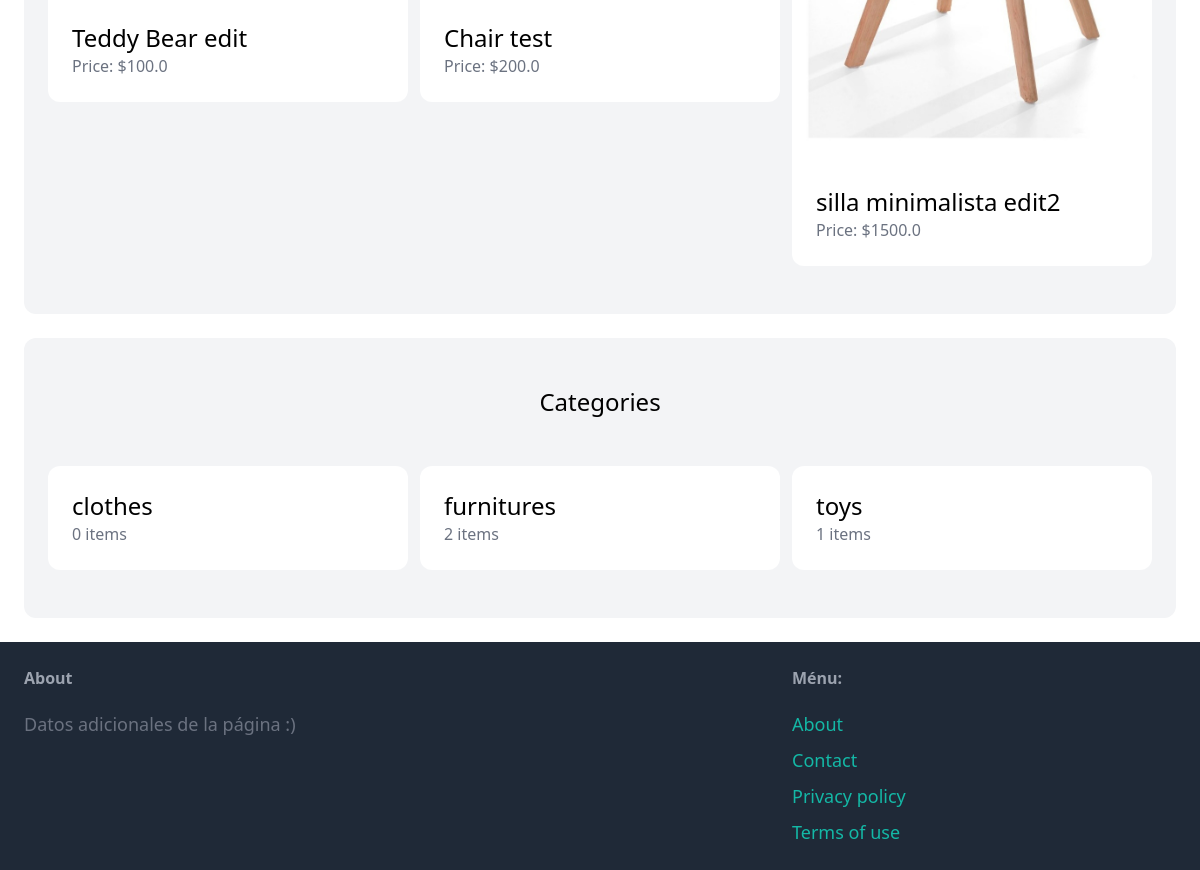
The app's page / (lower part), older data.
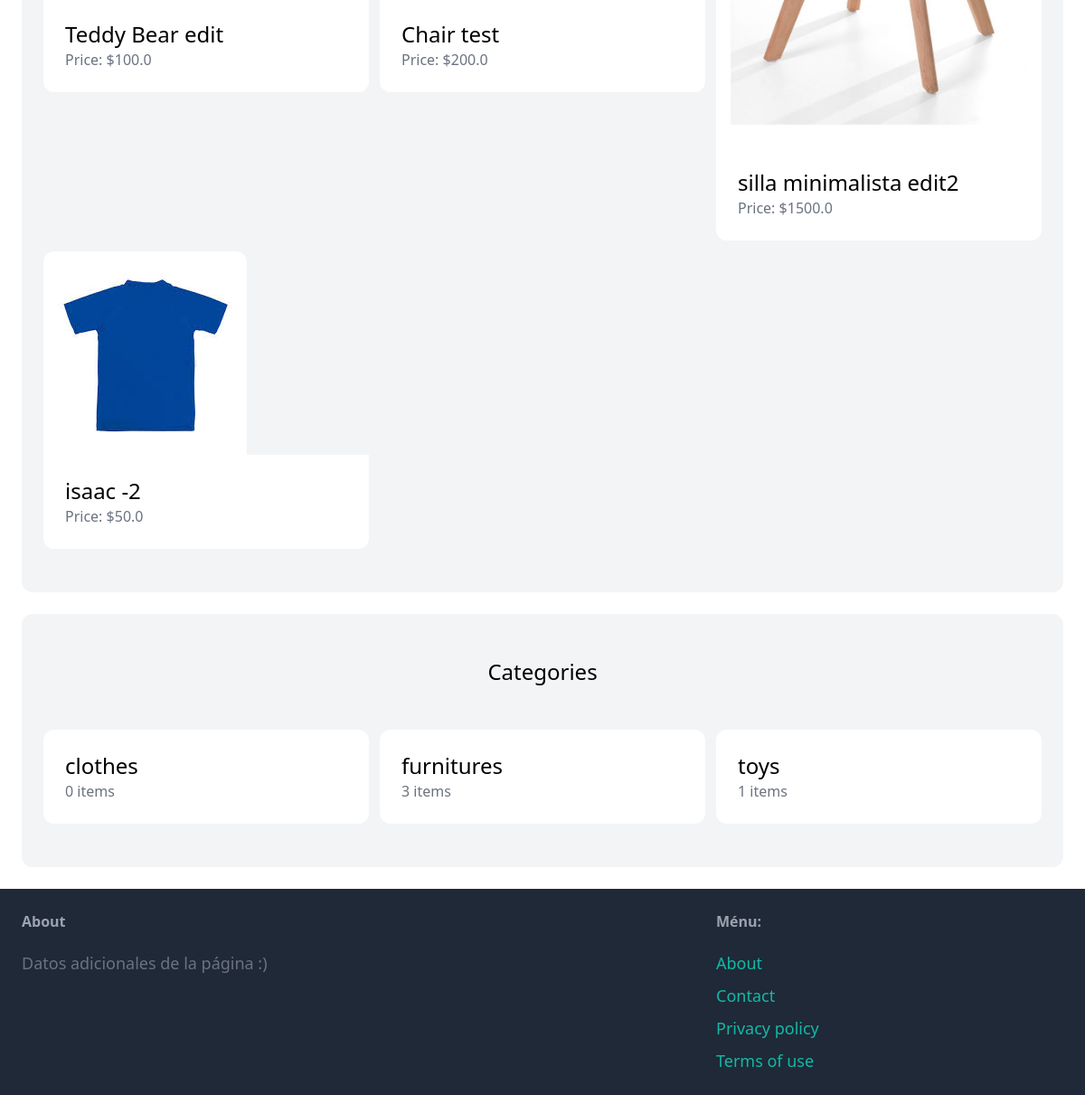
The same page, newer data.
### item/models.py (models this page shows, shortened)
class Item(models.Model):
    category = models.ForeignKey(Category,related_name='items',on_delete=models.CASCADE)
    name = models.CharField(max_length=255)
    description = models.TextField(blank=True,null=True)
    price = models.FloatField()
    image = models.ImageField(upload_to='item_images',blank=True,null=True)
    is_sold = models.BooleanField(default=False)
    created_by = models.ForeignKey(User,related_name='items',on_delete=models.CASCADE)
    created_at = models.DateTimeField(auto_now_add=True)

class Category(models.Model):
    name = models.CharField(max_length=225)
    class Meta:
        ordering = ('name',)
        verbose_name_plural = 'Categories'

### core/views.py (the view)
# urls.py: path('',index,name='index'),
def index(request):
    items = Item.objects.filter(is_sold=False)[0:6]
    categories = Category.objects.all()
    return render(request,'core/index.html',{
        'categories': categories,
        'items': items,
    })

### core/templates/core/index.html (shortened to what this page needs)
{% extends 'core/base.html' %}
{% block content %}
<div class="mt-6 px-6 py-12 bg-gray-100 rounded-xl">
    <div class="grid grid-cols-3 gap-3">
        {% for item in items %}
        <div>
            <a href="{% url 'item:detail' item.id %}">
                <div>
                    <img class="rounded-t-xl" src="{{item.image.url}}" alt="">
                </div>
                <div class="p-6 bg-white rounded-b-xl">
                    <h2 class="text-2xl"> {{item.name}} </h2>
                    <p class="text-gray-500">Price: ${{item.price}} </p>
                </div>
            </a>
        </div>
        {% endfor %}
    </div>
</div>
<div class="mt-6 px-6 py-12 bg-gray-100 rounded-xl">
    <h2 class="mb-12 text-2xl text-center">Categories</h2>
    <div class="grid grid-cols-3 gap-3">
        {% for category in categories %}
        <div>
            <a href="#">
                <div class="p-6 bg-white rounded-xl">
                    <h2 class="text-2xl"> {{category.name}} </h2>
                    <p class="text-gray-500">{{category.items.count}} items</p>
                </div>
            </a>
        </div>
        {% endfor %}
    </div>
</div>
{% endblock %}

Row changes from the older to the newer data that the page shows:
added Item: image (picture), name "isaac -2", price "50.0"
computed for Category "furnitures": items.count "2" → "3"
